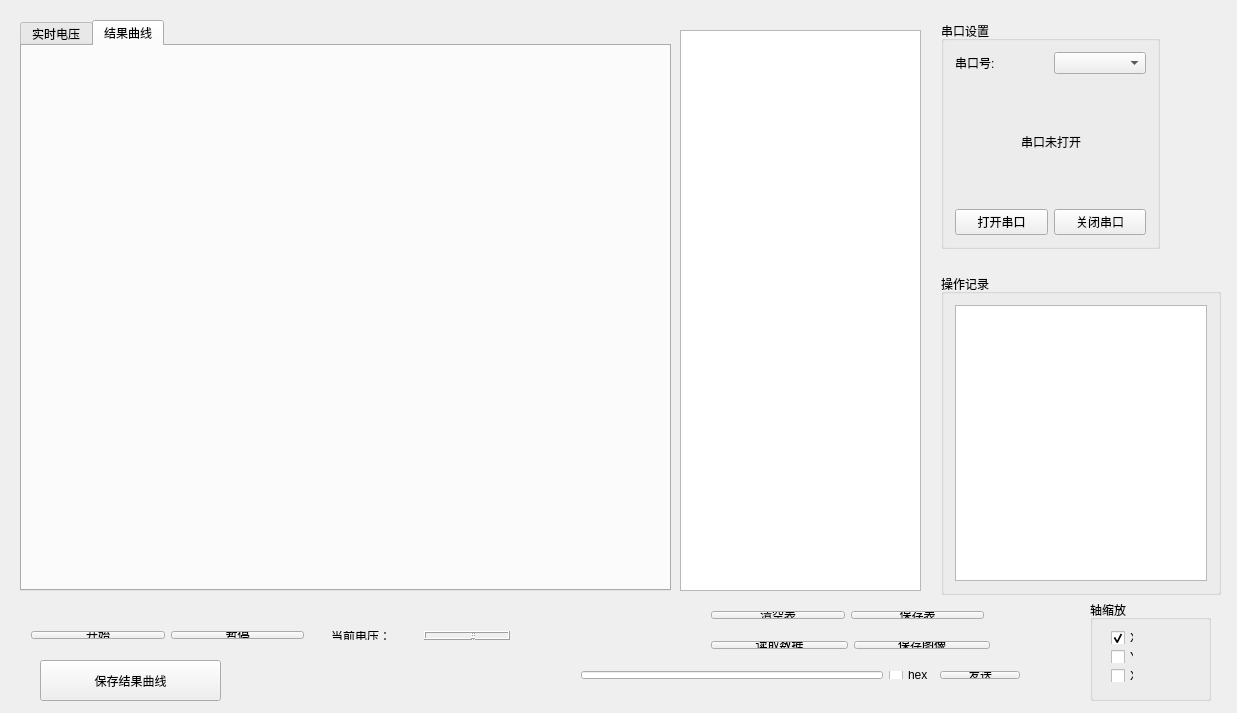
<?xml version="1.0" encoding="UTF-8"?>
<ui version="4.0">
 <class>Widget</class>
 <widget class="QWidget" name="Widget">
  <property name="geometry">
   <rect>
    <x>0</x>
    <y>0</y>
    <width>1237</width>
    <height>713</height>
   </rect>
  </property>
  <property name="windowTitle">
   <string>Widget</string>
  </property>
  <widget class="QGroupBox" name="groupBox">
   <property name="geometry">
    <rect>
     <x>941</x>
     <y>21</y>
     <width>219</width>
     <height>228</height>
    </rect>
   </property>
   <property name="title">
    <string>串口设置</string>
   </property>
   <layout class="QGridLayout" name="gridLayout">
    <item row="3" column="0">
     <spacer name="verticalSpacer">
      <property name="orientation">
       <enum>Qt::Vertical</enum>
      </property>
      <property name="sizeHint" stdset="0">
       <size>
        <width>20</width>
        <height>43</height>
       </size>
      </property>
     </spacer>
    </item>
    <item row="2" column="0">
     <layout class="QHBoxLayout" name="horizontalLayout_3">
      <item>
       <spacer name="horizontalSpacer">
        <property name="orientation">
         <enum>Qt::Horizontal</enum>
        </property>
        <property name="sizeHint" stdset="0">
         <size>
          <width>40</width>
          <height>20</height>
         </size>
        </property>
       </spacer>
      </item>
      <item>
       <widget class="QLabel" name="label_state">
        <property name="text">
         <string>串口未打开</string>
        </property>
       </widget>
      </item>
      <item>
       <spacer name="horizontalSpacer_2">
        <property name="orientation">
         <enum>Qt::Horizontal</enum>
        </property>
        <property name="sizeHint" stdset="0">
         <size>
          <width>40</width>
          <height>20</height>
         </size>
        </property>
       </spacer>
      </item>
     </layout>
    </item>
    <item row="4" column="0">
     <layout class="QHBoxLayout" name="horizontalLayout_2">
      <item>
       <widget class="QPushButton" name="open_serialport">
        <property name="text">
         <string>打开串口</string>
        </property>
       </widget>
      </item>
      <item>
       <widget class="QPushButton" name="close_serialport">
        <property name="text">
         <string>关闭串口</string>
        </property>
       </widget>
      </item>
     </layout>
    </item>
    <item row="0" column="0">
     <layout class="QHBoxLayout" name="horizontalLayout">
      <item>
       <widget class="QLabel" name="label">
        <property name="text">
         <string>串口号:</string>
        </property>
       </widget>
      </item>
      <item>
       <widget class="QComboBox" name="com"/>
      </item>
     </layout>
    </item>
    <item row="1" column="0">
     <spacer name="verticalSpacer_2">
      <property name="orientation">
       <enum>Qt::Vertical</enum>
      </property>
      <property name="sizeHint" stdset="0">
       <size>
        <width>20</width>
        <height>40</height>
       </size>
      </property>
     </spacer>
    </item>
   </layout>
  </widget>
  <widget class="QGroupBox" name="groupBox_2">
   <property name="geometry">
    <rect>
     <x>941</x>
     <y>274</y>
     <width>280</width>
     <height>321</height>
    </rect>
   </property>
   <property name="title">
    <string>操作记录</string>
   </property>
   <layout class="QHBoxLayout" name="horizontalLayout_4">
    <item>
     <widget class="QTextEdit" name="textEdit"/>
    </item>
   </layout>
  </widget>
  <widget class="QWidget" name="layoutWidget">
   <property name="geometry">
    <rect>
     <x>20</x>
     <y>620</y>
     <width>295</width>
     <height>30</height>
    </rect>
   </property>
   <layout class="QHBoxLayout" name="horizontalLayout_7">
    <item>
     <widget class="QPushButton" name="start">
      <property name="text">
       <string>开始</string>
      </property>
     </widget>
    </item>
    <item>
     <widget class="QPushButton" name="pause">
      <property name="text">
       <string>暂停</string>
      </property>
     </widget>
    </item>
   </layout>
  </widget>
  <widget class="QWidget" name="layoutWidget">
   <property name="geometry">
    <rect>
     <x>320</x>
     <y>620</y>
     <width>201</width>
     <height>31</height>
    </rect>
   </property>
   <layout class="QHBoxLayout" name="horizontalLayout_8">
    <item>
     <widget class="QLabel" name="label_3">
      <property name="text">
       <string>当前电压：</string>
      </property>
     </widget>
    </item>
    <item>
     <widget class="QLCDNumber" name="lcdNumber"/>
    </item>
   </layout>
  </widget>
  <widget class="QTableWidget" name="tableWidget">
   <property name="geometry">
    <rect>
     <x>680</x>
     <y>30</y>
     <width>241</width>
     <height>561</height>
    </rect>
   </property>
  </widget>
  <widget class="QTabWidget" name="tabWidget">
   <property name="geometry">
    <rect>
     <x>20</x>
     <y>20</y>
     <width>651</width>
     <height>571</height>
    </rect>
   </property>
   <property name="currentIndex">
    <number>1</number>
   </property>
   <widget class="QWidget" name="tab">
    <attribute name="title">
     <string>实时电压</string>
    </attribute>
    <layout class="QHBoxLayout" name="horizontalLayout_9">
     <item>
      <widget class="QCustomPlot" name="widget" native="true"/>
     </item>
    </layout>
   </widget>
   <widget class="QWidget" name="tab_2">
    <attribute name="title">
     <string>结果曲线</string>
    </attribute>
    <widget class="QCustomPlot" name="show_pic" native="true">
     <property name="geometry">
      <rect>
       <x>10</x>
       <y>10</y>
       <width>621</width>
       <height>521</height>
      </rect>
     </property>
    </widget>
   </widget>
  </widget>
  <widget class="QGroupBox" name="groupBox_3">
   <property name="geometry">
    <rect>
     <x>1090</x>
     <y>600</y>
     <width>121</width>
     <height>101</height>
    </rect>
   </property>
   <property name="title">
    <string>轴缩放</string>
   </property>
   <widget class="QWidget" name="layoutWidget">
    <property name="geometry">
     <rect>
      <x>10</x>
      <y>20</y>
      <width>45</width>
      <height>73</height>
     </rect>
    </property>
    <layout class="QVBoxLayout" name="verticalLayout">
     <item>
      <widget class="QCheckBox" name="checkBox_X">
       <property name="text">
        <string>X</string>
       </property>
       <property name="checked">
        <bool>true</bool>
       </property>
      </widget>
     </item>
     <item>
      <widget class="QCheckBox" name="checkBox_Y">
       <property name="text">
        <string>Y</string>
       </property>
      </widget>
     </item>
     <item>
      <widget class="QCheckBox" name="checkBox_XY">
       <property name="text">
        <string>XY</string>
       </property>
      </widget>
     </item>
    </layout>
   </widget>
  </widget>
  <widget class="QWidget" name="layoutWidget">
   <property name="geometry">
    <rect>
     <x>700</x>
     <y>600</y>
     <width>295</width>
     <height>30</height>
    </rect>
   </property>
   <layout class="QHBoxLayout" name="horizontalLayout_5">
    <item>
     <widget class="QPushButton" name="clear_table">
      <property name="text">
       <string>清空表</string>
      </property>
     </widget>
    </item>
    <item>
     <widget class="QPushButton" name="save_table">
      <property name="text">
       <string>保存表</string>
      </property>
     </widget>
    </item>
   </layout>
  </widget>
  <widget class="QWidget" name="layoutWidget">
   <property name="geometry">
    <rect>
     <x>570</x>
     <y>660</y>
     <width>461</width>
     <height>30</height>
    </rect>
   </property>
   <layout class="QHBoxLayout" name="horizontalLayout_6">
    <item>
     <widget class="QLineEdit" name="Text_send"/>
    </item>
    <item>
     <widget class="QCheckBox" name="send16Box">
      <property name="text">
       <string>hex</string>
      </property>
     </widget>
    </item>
    <item>
     <widget class="QPushButton" name="Button_send">
      <property name="text">
       <string>发送</string>
      </property>
     </widget>
    </item>
   </layout>
  </widget>
  <widget class="QWidget" name="layoutWidget">
   <property name="geometry">
    <rect>
     <x>700</x>
     <y>630</y>
     <width>301</width>
     <height>30</height>
    </rect>
   </property>
   <layout class="QHBoxLayout" name="horizontalLayout_10">
    <item>
     <widget class="QPushButton" name="read_data">
      <property name="text">
       <string>读取数据</string>
      </property>
     </widget>
    </item>
    <item>
     <widget class="QPushButton" name="save_pic">
      <property name="text">
       <string>保存图像</string>
      </property>
     </widget>
    </item>
   </layout>
  </widget>
  <widget class="QPushButton" name="mySaveBtn">
   <property name="geometry">
    <rect>
     <x>40</x>
     <y>660</y>
     <width>181</width>
     <height>41</height>
    </rect>
   </property>
   <property name="text">
    <string>保存结果曲线</string>
   </property>
  </widget>
 </widget>
 <layoutdefault spacing="6" margin="11"/>
 <customwidgets>
  <customwidget>
   <class>QCustomPlot</class>
   <extends>QWidget</extends>
   <header>qcustomplot.h</header>
   <container>1</container>
  </customwidget>
 </customwidgets>
 <resources/>
 <connections/>
</ui>
